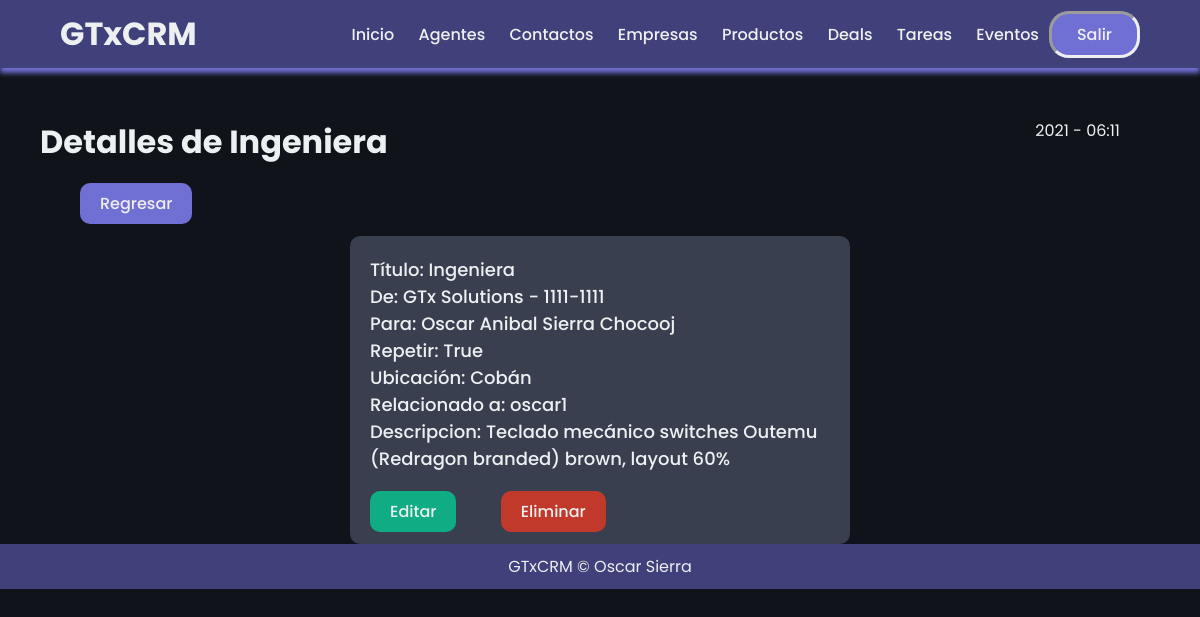
/eventos/2/ (signed in), run on the app's committed database.
### mainapp/models.py (models this page shows, shortened)
class Evento(models.Model):
    titulo = models.CharField(max_length=45)
    de = models.ForeignKey("Empresa", on_delete=models.CASCADE)
    para = models.ForeignKey("Lead", on_delete=models.CASCADE)
    repetir = models.BooleanField()
    ubicacion = models.CharField(max_length=45)
    relacionado = models.ForeignKey("Agent", on_delete=models.CASCADE)
    organizacion = models.ForeignKey(userProfile, on_delete=models.CASCADE)
    descripcion = models.TextField()

class Empresa(models.Model):
    nombre = models.CharField(max_length=45)
    telefono = models.CharField(max_length=45)
    website = models.CharField(max_length=45)
    descripcion = models.TextField()
    calleFacturacion = models.CharField(max_length=45)
    ciudadFacturacion = models.CharField(max_length=45)
    estadoFacturacion = models.CharField(max_length=45)
    paisFacturacion = models.CharField(max_length=45)
    codigoFacturacion = models.CharField(max_length=45)
    organizacion = models.ForeignKey(userProfile, on_delete=models.CASCADE)
    agente = models.ForeignKey("Agent", null=True, blank=True, on_delete=models.SET_NULL)
    def __str__(self):
        return f'{self.nombre} - {self.telefono}'

class Lead(models.Model):
    nombres = models.CharField(max_length=45)
    apellidos = models.CharField(max_length=45)
    titulo = models.CharField(max_length=45)
    email = models.CharField(max_length=45)
    empresa = models.ForeignKey("Empresa", on_delete=models.CASCADE)
    movil = models.CharField(max_length=20)
    telefono = models.CharField(max_length=45)
    descripcion = models.TextField()
    organizacion = models.ForeignKey(userProfile, on_delete=models.CASCADE)
    agente = models.ForeignKey("Agent", null=True, blank=True, on_delete=models.SET_NULL)
    def __str__(self):
        return f'{self.nombres} {self.apellidos}'

class Agent(models.Model):
    user = models.OneToOneField(User, on_delete=models.CASCADE)
    organizacion = models.ForeignKey(userProfile, on_delete=models.CASCADE)
    def __str__(self):
        return self.user.username

class User(AbstractUser):
    es_organizador = models.BooleanField(default=True)
    es_agente = models.BooleanField(default=False)

### mainapp/views.py (the view)
# urls.py: path('eventos/<int:pk>/', eventoDetailView.as_view(), name="evento_detail"),
class eventoDetailView(LoginRequiredMixin, DetailView):
    template_name="eventos/evento_detail.html"
    context_object_name = "evento"
    def get_queryset(self):
        user = self.request.user
        if user.es_organizador:
            queryset = Evento.objects.filter(organizacion=user.userprofile)
        else:
            queryset = Evento.objects.filter(organizacion=user.agent.organizacion)
            queryset = queryset.filter(relacionado__user=user)
        return queryset

### mainapp/templates/eventos/evento_detail.html (shortened to what this page needs)
{% extends 'layouts/layouts.html'%}
{% block content %}
<div class="start">
    <div class="initial">
        <h1>Detalles de {{ evento.titulo }}</h1>
            <div id="time">
                {% now "Y - h:m"%}
            </div>
        </div>
    </div>
<br/>
<div class="divbtn" style="margin-left: 40px;">
    <a class="backbtn" href="{% url 'evento_list' %}"><button>Regresar</button></a>
</div>
<div class="content">
    <div class="box">
        <p>Título: {{ evento.titulo }}
        <br/>
        De: {{ evento.de }}
        <br/>
        Para: {{ evento.para }}
        <br/>
        Repetir: {{ evento.repetir }}
        <br/>
        Ubicación: {{ evento.ubicacion }}
        <br/>
        Relacionado a: {{ evento.relacionado }}
        <br/>
        Descripcion: {{ evento.descripcion }}
        <br/><br/></p>
        <a class="submitbtn" href="{% url 'evento_update' evento.pk %}"><button>Editar</button></a>
        <a class="delbtn" href="{% url 'evento_delete' evento.pk %}"><button>Eliminar</button></a>
    </div>
</div>
{% endblock %}

### mainapp/static/css/styles.css (style rules this page uses)
* { margin: 0; padding: 0; font-family: "Poppins", sans-serif; color: #edf0f1; text-decoration: none; }
body { box-sizing: border-box; background-color: #11131b; }
li, a, button { font-weight: 500; font-size: 16px; text-decoration: none; border: none; background-color: transparent; }
.start { width: 90%; margin-top: 50px; margin-left: 40px; margin-right: 40px; }
.content { align-items: center; width: 45%; margin: auto; }
.box { border-radius: 10px; background-color: #3a3f50; margin-left: 20px; margin-right: 20px; padding: 20px; margin-top: 20px; }
.box p { font-weight: 500; font-size: 18px; }
.initial { display: flex; justify-content: space-between; }
.backbtn { margin-left: 40px; margin-top: 40px; margin-bottom: 40px; padding: 9px 20px; background-color: #706fd3; border-radius: 10px; cursor: pointer; transition: all 0.3s ease 0s; }
.delbtn { margin-top: 40px; margin-left: 40px; margin-bottom: 40px; padding: 9px 20px; background-color: #c0392b; border-radius: 10px; cursor: pointer; transition: all 0.3s ease 0s; }
.submitbtn { margin-top: 20px; padding: 9px 20px; background-color: #10ac84; border-radius: 10px; cursor: pointer; transition: all 0.3s ease 0s; }

### data on the page
Evento: titulo "Ingeniera", de "GTx Solutions - 1111-1111", para "Oscar Anibal Sierra Chocooj", repetir "True", ubicacion "Cobán", relacionado "oscar1", descripcion "Teclado mecánico switches Outemu (Redragon branded) brown, layout 60%"
